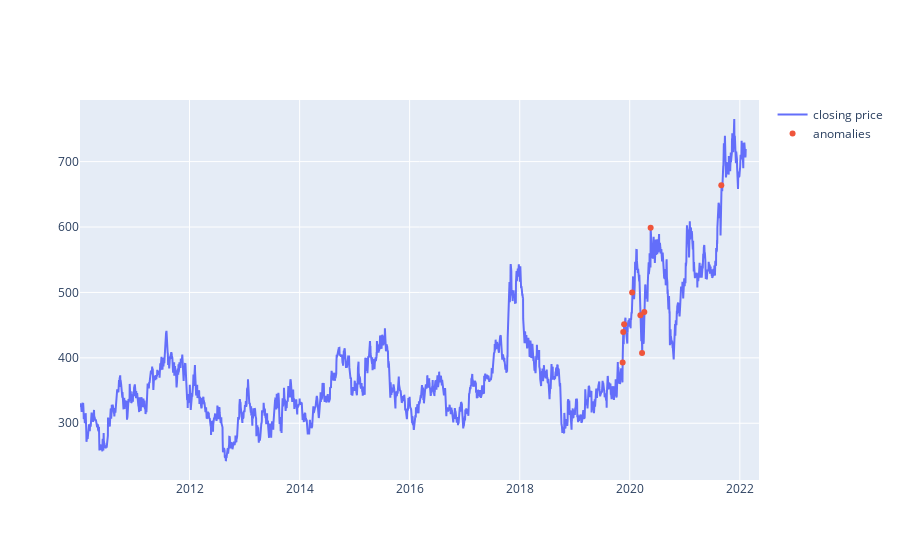

The notebook cell saved with this chart:
### Code cell
fig = go.Figure()
fig.add_trace(go.Scatter(x=data['date'], y=data['close'], mode='lines', name='closing price'))
fig.add_trace(go.Scatter(x=rows['date'], y=rows['close'], mode='markers', name='anomalies'))

### Figure 1 — Plotly figure (JSON) as saved in the notebook; plotly's stock layout.template omitted (floating-point values rounded to 4 significant figures; data arrays with more than 128 entries replaced by an {"elided": "..."} marker saying what was removed)
{"data": [{"mode": "lines", "name": "closing price", "type": "scatter", "x": {"elided": "3008 str values"}, "y": {"elided": "3008 float values"}}, {"mode": "markers", "name": "anomalies", "type": "scatter", "x": ["2019-11-15T00:00:00", "2019-11-19T00:00:00", "2019-11-25T00:00:00", "2020-01-17T00:00:00", "2020-03-12T00:00:00", "2020-03-23T00:00:00", "2020-04-07T00:00:00", "2020-05-19T00:00:00", "2021-08-31T00:00:00"], "y": [393.1, 439.4, 451.4, 500.1, 464.9, 407.4, 470.2, 598.8, 664.0]}], "layout": {}}
